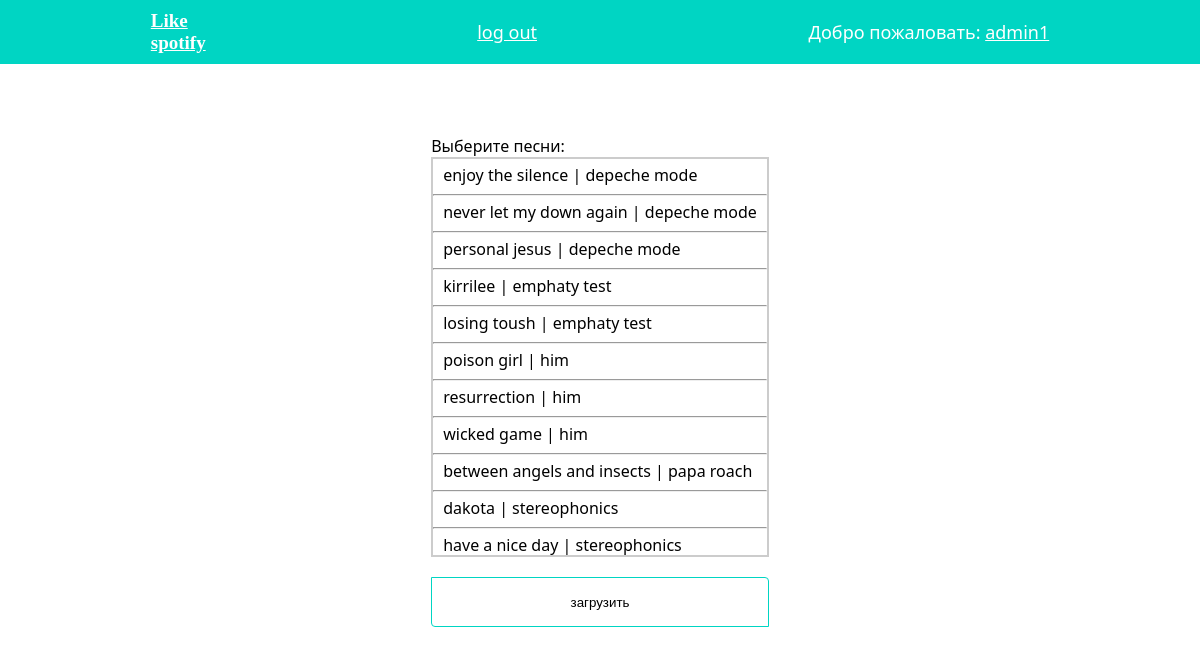
The app's page /playlists/upload/songs/8/ (signed in), older data.
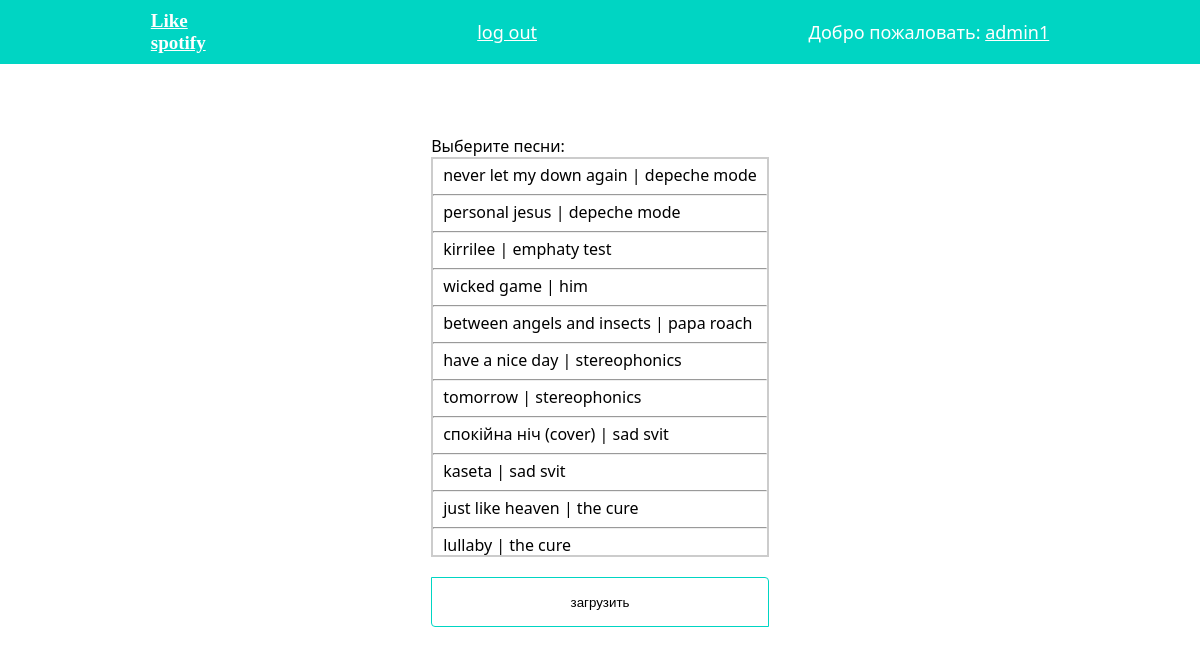
The same page, newer data.
### playlists/models.py (models this page shows, shortened)
class Song(models.Model):
    song = models.FileField(upload_to='songs')
    image = models.ImageField(upload_to='songs_images',blank=True)
    name = models.CharField('название',max_length=150)
    singer = models.ForeignKey(Singer,verbose_name='исполнитель',on_delete=models.CASCADE,null=True,blank=True)
    album = models.ManyToManyField(Album,verbose_name='альбом',null=True,blank=True)
    playlist = models.ManyToManyField(Playlist,verbose_name='плейлист',null=True, blank=True)
    text= models.TextField(verbose_name='текст песни',null=True, blank=True)
    def __str__(self):
        return '{0} {1} {2}' .format(self.name,self.song,self.singer)
    class Meta:
        verbose_name = 'Песня'
        verbose_name_plural = 'Песни'

class Singer(models.Model):
    name = models.CharField('имя исполнителя', max_length=150)
    def __str__(self):
        return '{0} '.format(self.name)
    class Meta:
        verbose_name = 'Исполнитель'
        verbose_name_plural = 'Исполнители'

### playlists/views.py (the view, shortened to what this page needs)
# urls.py: path("upload/songs/<int:pk>/",UploadSongsView.as_view(),name='upload songs'),
class UploadSongsView(View):
    def get(self, request, *args, **kwargs):
        template = 'playlist/upload_songs.html'
        pk = self.kwargs.get('pk')
        album = get_object_or_404(Album, id=self.kwargs.get('pk'))
        query_set = album.song_set.all()
        print('all songs',query_set)
        return render(request, template,{'songs':Song.objects.all(),'num':album.id})

### templates/playlist/upload_songs.html (shortened to what this page needs)
<!DOCTYPE html>
<html lang="en">
  <head>
    {% load static %}
    <link
      rel="stylesheet"
      type="text/css"
      href="{% static '/users/css/album_song.css' %}"
    />
    <link rel="stylesheet" href="album_song.css" />
  </head>
  <body>
    {% if user.is_authenticated %}
    <div class="header">
      <div class="container">
        <div class="logo">
          <span><a href="{% url 'home' %}">Like</a></span>
          <span><a href="{% url 'home' %}">spotify</a></span>
        </div>
        <div class="auth">
          <p><a href="">log out</a></p>
        </div>
        <p>
          Добро пожаловать:
          <a href="">{{ user.username }}</a>
        </p>
      </div>
    </div>
    <div class="main">
      <div class="container">
        <div class="form">
          <p>Выберите песни:</p>
          <form action="/playlists/upload/songs/{{num}}/" method="post">
            <div class="list-songs">
              {% for song in songs %}
              <label class="checkbox-label" for="{{song.id}}"
                >{{song.name}} | {{song.singer}}</label
              >
              <hr>
              {% endfor %}
            </div>
            <button class="btn btn--load" type="submit">загрузить</button>
          </form>
        </div>
      </div>
    </div>
    {% endif %}
  </body>
</html>

Row changes from the older to the newer data that the page shows:
removed Song: name "enjoy the silence", singer "depeche mode"
removed Song: name "losing toush", singer "emphaty test"
removed Song: name "poison girl", singer "him"
removed Song: name "resurrection", singer "him"
removed Song: name "dakota", singer "stereophonics"
now on this page (row unchanged): Song: name "tomorrow", singer "stereophonics"
now on this page (row unchanged): Song: name "спокійна ніч (cover)", singer "sad svit"
now on this page (row unchanged): Song: name "kaseta", singer "sad svit"
now on this page (row unchanged): Song: name "just like heaven", singer "the cure"
now on this page (row unchanged): Song: name "lullaby", singer "the cure"
